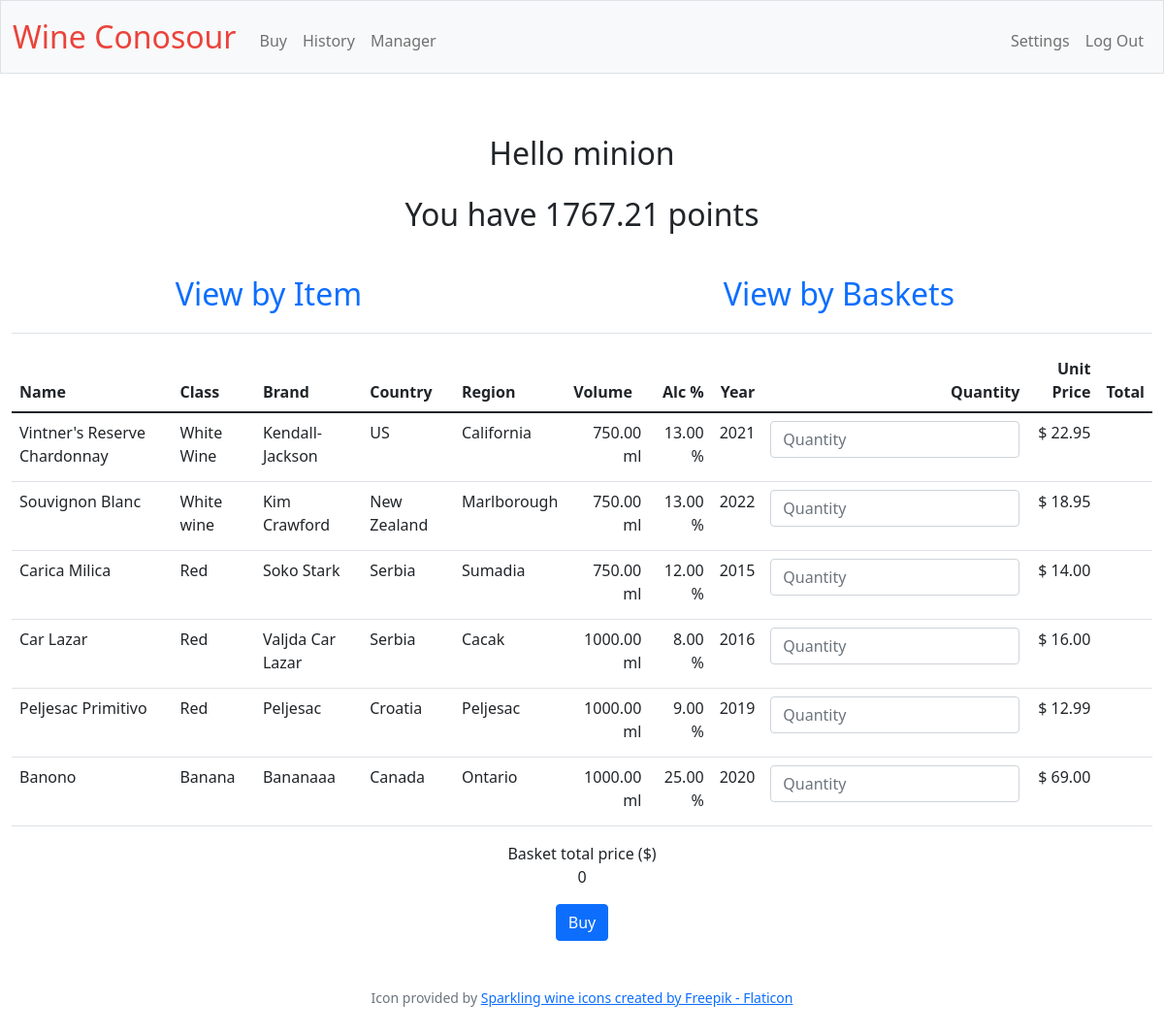
The app's page /buy (signed in) with its own data.
### tables this page shows
CREATE TABLE users
(
    id INTEGER PRIMARY KEY AUTOINCREMENT NOT NULL,
    username TEXT NOT NULL,
    hash TEXT NOT NULL,
    points NUMERIC NOT NULL DEFAULT 10000.00
);

CREATE TABLE wines
(
    id INTEGER PRIMARY KEY AUTOINCREMENT NOT NULL,
    name text not null,
    class text not null,
    brand text not null,
    country text not null,
    region text not null,
    volume float not null,
    alcohol float not null,
    year integer not null,
    price float not null
);

### app.py (the view)
@app.route("/buy", methods=["GET", "POST"])
@login_required
def buy():
    state = "not_filed"
    query = "select * from users where id = ?;"
    user = db.execute(query, session["user_id"])
    if len(user) != 1:
        return render_template("login.html"), 400
    username = user[0]["username"]
    points = user[0]["points"]
    query = "select * from wines;"
    wines = db.execute(query);
    num_rows = len(wines)
    if request.method == "POST":
        """ take the wine the user clicked and execute purchase """
        basket_price = 0
        item_prices = [float(wine["price"]) for wine in wines]
        str_quants = [request.form.get("quantity" + str(wine["id"])) for wine in wines]
        quantities = [int(str_quant) if str_quant != "" else 0 for str_quant in str_quants]
        total_prices = [item_prices[i] * quantities[i] for i in range(0, num_rows)]
        purchased = [1 if quantity > 0 else 0 for quantity in quantities]
        basket_price = sum(total_prices)
        points_earned = basket_price
        stripe_transaction = "stripe transaction placeholder string"
        query = "insert into baskets (user_id,basket_price,points_earned,transaction_date,stripe_transaction) values (?,?,?,current_timestamp,?);"
        db.execute(
            query,
            session["user_id"],
            basket_price,
            points_earned,
            stripe_transaction
        )
        query = "select points from users where id = ?"
        points = db.execute(query, session["user_id"])[0]["points"]
        points += points_earned
        query = "update users set points = ? where id = ? ;"
        db.execute(query, points, session["user_id"])
        query = "select max(id) as id from baskets;"
        basket_id = int(db.execute(query)[0]["id"])
        for i in range(0, num_rows):
            if purchased[i] == 1:
                query = "insert into purchases (basket_id,wine_id,quantity,item_price) values (?, ?, ?, ?);"
                db.execute(
                    query,
                    basket_id,
                    wines[i]["id"],
                    quantities[i],
                    item_prices[i]
                )
        return redirect("/history")
    else:
        return render_template(
            "buy.html",
            state=state,
            wines=wines,
            username=username,
            points=points
        )

### app.py (called while the page is built)
@app.after_request
def after_request(response):
    response.headers["Cache-Control"] = "no-cache, no-store, must-revalidate"
    response.headers["Expires"] = 0
    response.headers["Pragma"] = "no-cache"
    return response

### helpers.py (called while the page is built)
def login_required(f):
    @wraps(f)
    def decorated_function(*args, **kwargs):
        if session.get("user_id") is None:
            return redirect("/login")
        return f(*args, **kwargs)
    return decorated_function

### templates/buy.html (shortened to what this page needs)
{% extends "profile.html" %}
{% block content %}
    <form action="/buy" method="post">
        <table class="table">
            <thead>
                <tr>
                    <th class="text-start">Name</th>
                    <th class="text-start">Class</th>
                    <th class="text-start">Brand</th>
                    <th class="text-start">Country</th>
                    <th class="text-start">Region</th>
                    <th class="text-start">Volume</th>
                    <th class="text-end">Alc %</th>
                    <th class="text-end">Year</th>
                    <th class="text-end">Quantity</th>
                    <th class="text-end">Unit Price</th>
                    <th class="text-end">Total</th>
                </tr>
            </thead>
            <tbody>
                {% for wine in wines | reverse %}
                    <tr>
                        <td class="text-start">{{ wine.name }}</td>
                        <td class="text-start">{{ wine.class }}</td>
                        <td class="text-start">{{ wine.brand }}</td>
                        <td class="text-start">{{ wine.country }}</td>
                        <td class="text-start">{{ wine.region }}</td>
                        <td class="text-end">{{ "%3.2f" | format(wine.volume) }} ml</td>
                        <td class="text-end">{{ "%3.2f" | format(wine.alcohol) }} %</td>
                        <td class="text-end">{{ wine.year }}</td>
                        <td class="text-end">
                            <div class="mb-3">
                                <input id="quantity{{ wine.id }}" autocomplete="off" autofocus class="form-control mx-auto w-auto" name="quantity{{wine.id}}" placeholder="Quantity" type="number">
                            </div>
                        </td>
                        <td class="text-end">{{ "$ %3.2f" | format(wine.price) }}</td>
                        <td class="text-end">
                        </td>
                    </tr>
                {% endfor %}
            </tbody>
        </table>
        <div class="mb-3">
            Basket total price ($)
            <p id = "basket_total">0</p>
        </div>
        <button class="btn btn-primary" type="submit">Buy</button>
    </form>
{% endblock %}

### templates/profile.html (shortened to what this page needs)
{% extends "layout.html" %}
{% block main %}
<div class="content" style="font-size: 32px;">Hello {{ username }}</div>
<div class="content" style="font-size: 32px;">You have {{ points }} points</div>
<table class="table">
    <tr>
        <td>
            <div class="navbar-nav me-auto mt-2" style="font-size: 32px;">
                <a class="nav-link" href="/history">View by Item</a>
            </div>
        </td>
        <td>
            <div class="navbar-nav me-auto mt-2" style="font-size: 32px;">
                <a class="nav-link" href="/baskets">View by Baskets</a>
            </div>
        </td>
    </tr>
</table>
{% block content %}
{% endblock %}
{% endblock %}

### templates/layout.html (shortened to what this page needs)
<!DOCTYPE html>
<html lang="en">
    <head>
        <link href="https://cdn.jsdelivr.net/npm/bootstrap@5.1.3/dist/css/bootstrap.min.css" rel="stylesheet">
        <link href="/static/styles.css" rel="stylesheet">
    </head>
    <body>
        <nav class="bg-light border navbar navbar-expand-md navbar-light">
            <div class="container-fluid">
                <a class="navbar-brand" href="/">
                    <span class="red">Wine Conosour</span>
                </a>
                <div class="collapse navbar-collapse" id="navbar">
                    {% if session["user_id"] %}
                        <ul class="navbar-nav me-auto mt-2">
                            <li class="nav-item"><a class="nav-link" href="/buy">Buy</a></li>
                            <li class="nav-item"><a class="nav-link" href="/history">History</a></li>
                            {% if session["user_id"] == 1 %}
                            <li class="nav-item"><a class="nav-link" href="/manager">Manager</a></li>
                            {% endif %}
                        </ul>
                        <ul class="navbar-nav ms-auto mt-2">
                            <li class="nav-item"><a class="nav-link" href="/settings">Settings</a></li>
                            <li class="nav-item"><a class="nav-link" href="/logout">Log Out</a></li>
                        </ul>
                    {% else %}
                        <ul class="navbar-nav ms-auto mt-2">
                            <li class="nav-item"><a class="nav-link" href="/register">Register</a></li>
                            <li class="nav-item"><a class="nav-link" href="/login">Log In</a></li>
                        </ul>
                    {% endif %}
                </div>
            </div>
        </nav>
        <main class="container-fluid py-5 text-center">
            {% block main %}{% endblock %}
        </main>
        <footer class="mb-5 small text-center text-muted">
            Icon provided by <a href="https://www.flaticon.com/free-icons/sparkling-wine" title="sparkling wine icons">Sparkling wine icons created by Freepik - Flaticon</a>
        </footer>
    </body>
</html>

### static/styles.css (style rules this page uses)
nav .navbar-brand { font-size: xx-large; }
nav .navbar-brand .red { color: #ea433b; }
.content { background-color: #ffffff; padding: 5px; margin: 5px; }

### records on screen
users: username "minion", points "1767.21"
wines: name "Vintner's Reserve Chardonnay", class "White Wine", brand "Kendall-Jackson", country "US", region "California", volume "750.00", alcohol "13.00", year "2021", price "$ 22.95"
wines: name "Souvignon Blanc", class "White wine", brand "Kim Crawford", country "New Zealand", region "Marlborough", volume "750.00", alcohol "13.00", year "2022", price "$ 18.95"
wines: name "Carica Milica", class "Red", brand "Soko Stark", country "Serbia", region "Sumadia", volume "750.00", alcohol "12.00", year "2015", price "$ 14.00"
wines: name "Car Lazar", class "Red", brand "Valjda Car Lazar", country "Serbia", region "Cacak", volume "1000.00", alcohol "8.00", year "2016", price "$ 16.00"
wines: name "Peljesac Primitivo", class "Red", brand "Peljesac", country "Croatia", region "Peljesac", volume "1000.00", alcohol "9.00", year "2019", price "$ 12.99"
wines: name "Banono", class "Banana", brand "Bananaaa", country "Canada", region "Ontario", volume "1000.00", alcohol "25.00", year "2020", price "$ 69.00"
